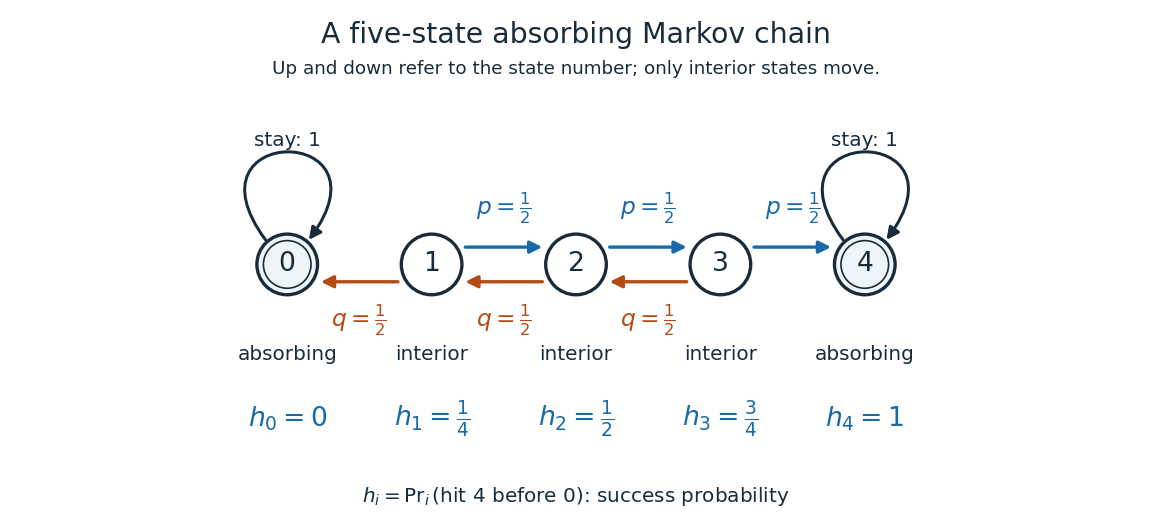

Python code for this plot:
"""Draw the five-state chain; run from _media to write the matching PNG.

Tested with Python 3.14.4, Matplotlib 3.10.7 and NumPy 2.3.5.
"""

import os
import tempfile
from pathlib import Path

os.environ.setdefault("MPLCONFIGDIR", str(Path(tempfile.gettempdir()) / "codex-wiki-batch70-mpl"))

import matplotlib

matplotlib.use("Agg")
import matplotlib.pyplot as plt
from matplotlib.patches import Circle, FancyArrowPatch
from matplotlib.path import Path as MplPath


def main():
    plt.rcParams.update({"font.size": 12, "font.family": "DejaVu Sans"})
    fig, ax = plt.subplots(figsize=(9.6, 4.4), dpi=120, facecolor="white")
    ax.set_facecolor("white")
    blue, orange, ink = "#1769aa", "#b54b14", "#172b3a"
    radius = 0.21
    for i in range(1, 4):
        for direction, color, y in ((1, blue, 0.12), (-1, orange, -0.12)):
            j = i + direction
            start = (i + direction * radius, y)
            end = (j - direction * radius, y)
            ax.add_patch(FancyArrowPatch(start, end, arrowstyle="-|>",
                                        mutation_scale=15, linewidth=2, color=color))
            ax.text((i + j) / 2, 0.39 if direction == 1 else -0.39,
                    r"$p=\frac{1}{2}$" if direction == 1 else r"$q=\frac{1}{2}$",
                    ha="center", va="center", color=color, fontsize=14)
    for i in range(5):
        absorbing = i in (0, 4)
        ax.add_patch(Circle((i, 0), radius, facecolor="#edf4fa" if absorbing else "white",
                            edgecolor=ink, linewidth=2, zorder=3))
        if absorbing:
            ax.add_patch(Circle((i, 0), radius - 0.045, fill=False, edgecolor=ink,
                                linewidth=1, zorder=4))
            loop = MplPath([(i - 0.15, 0.17), (i - 0.75, 0.98),
                            (i + 0.75, 0.98), (i + 0.15, 0.17)],
                           [MplPath.MOVETO, MplPath.CURVE4, MplPath.CURVE4, MplPath.CURVE4])
            ax.add_patch(FancyArrowPatch(path=loop, arrowstyle="-|>", mutation_scale=15,
                                        linewidth=1.8, color=ink))
            ax.text(i, 0.82, "stay: 1", ha="center", color=ink)
            ax.text(i, -0.66, "absorbing", ha="center", color=ink)
        else:
            ax.text(i, -0.66, "interior", ha="center", color=ink)
        ax.text(i, 0, str(i), ha="center", va="center", color=ink, fontsize=16, zorder=5)
        value = ("0", r"\frac{1}{4}", r"\frac{1}{2}", r"\frac{3}{4}", "1")[i]
        ax.text(i, -1.07, rf"$h_{i}={value}$", ha="center", va="center", color=blue, fontsize=16)
    ax.set(xlim=(-0.65, 4.65), ylim=(-1.35, 1.10), aspect="equal")
    ax.axis("off")
    fig.suptitle("A five-state absorbing Markov chain", fontsize=17, y=0.96, color=ink)
    fig.text(0.5, 0.86, "Up and down refer to the state number; only interior states move.",
             ha="center", fontsize=11, color=ink)
    fig.text(0.5, 0.05, r"$h_i = \Pr_i(\mathrm{hit}\ 4\ \mathrm{before}\ 0)$: success probability",
             ha="center", fontsize=12, color=ink)
    fig.subplots_adjust(left=0.03, right=0.97, top=0.80, bottom=0.13)
    fig.savefig(Path(__file__).with_suffix(".png").name, facecolor="white", transparent=False)
    plt.close(fig)


if __name__ == "__main__":
    main()
